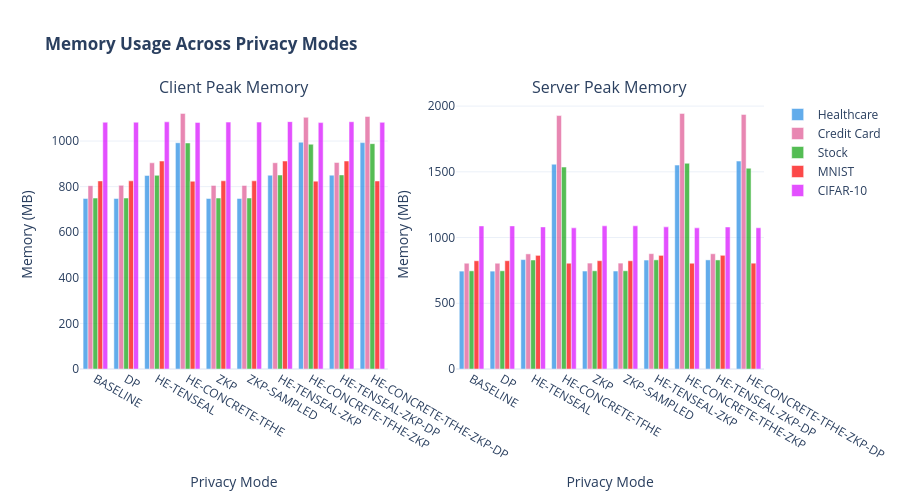

Write notebook code for a chart like this one.
### Markdown cell above
### 5.3 Memory Usage Comparison

### Code cell
# Memory usage comparison -- client vs server for all datasets
n = len(ALL_DATASETS)
if n == 0:
    print("No datasets available.")
else:
    fig = make_subplots(
        rows=1, cols=2,
        subplot_titles=('Client Peak Memory', 'Server Peak Memory')
    )

    palette = px.colors.qualitative.Dark24
    dataset_colors = [palette[i % len(palette)] for i in range(n)]

    for i, (label, df) in enumerate(ALL_DATASETS):
        color = dataset_colors[i]
        fig.add_trace(
            go.Bar(
                x=df['Mode'], y=df['Client Mem Mean (MB)'],
                name=label, marker_color=color, opacity=0.75
            ),
            row=1, col=1
        )
        fig.add_trace(
            go.Bar(
                x=df['Mode'], y=df['Server Mem Mean (MB)'],
                name=label, marker_color=color, opacity=0.75, showlegend=False
            ),
            row=1, col=2
        )

    fig.update_layout(
        title_text='<b>Memory Usage Across Privacy Modes</b>',
        height=500, barmode='group', template='plotly_white'
    )
    fig.update_yaxes(title_text='Memory (MB)', row=1, col=1)
    fig.update_yaxes(title_text='Memory (MB)', row=1, col=2)
    fig.update_xaxes(title_text='Privacy Mode', row=1, col=1)
    fig.update_xaxes(title_text='Privacy Mode', row=1, col=2)
    fig.show()

### Figure 1 — Plotly figure (JSON) as saved in the notebook; plotly's stock layout.template omitted (floating-point values rounded to 4 significant figures)
{"data": [{"marker": {"color": "#2E91E5"}, "name": "Healthcare", "opacity": 0.75, "type": "bar", "x": ["BASELINE", "DP", "HE-TENSEAL", "HE-CONCRETE-TFHE", "ZKP", "ZKP-SAMPLED", "HE-TENSEAL-ZKP", "HE-CONCRETE-TFHE-ZKP", "HE-TENSEAL-ZKP-DP", "HE-CONCRETE-TFHE-ZKP-DP"], "xaxis": "x", "y": [748.0, 748.1, 849.1, 992.6, 747.9, 748.0, 850.2, 995.1, 850.4, 993.1], "yaxis": "y"}, {"marker": {"color": "#2E91E5"}, "name": "Healthcare", "opacity": 0.75, "showlegend": false, "type": "bar", "x": ["BASELINE", "DP", "HE-TENSEAL", "HE-CONCRETE-TFHE", "ZKP", "ZKP-SAMPLED", "HE-TENSEAL-ZKP", "HE-CONCRETE-TFHE-ZKP", "HE-TENSEAL-ZKP-DP", "HE-CONCRETE-TFHE-ZKP-DP"], "xaxis": "x2", "y": [744.8, 744.6, 832.3, 1558.0, 745.3, 745.4, 828.9, 1551.0, 830.1, 1582.0], "yaxis": "y2"}, {"marker": {"color": "#E15F99"}, "name": "Credit Card", "opacity": 0.75, "type": "bar", "x": ["BASELINE", "DP", "HE-TENSEAL", "HE-CONCRETE-TFHE", "ZKP", "ZKP-SAMPLED", "HE-TENSEAL-ZKP", "HE-CONCRETE-TFHE-ZKP", "HE-TENSEAL-ZKP-DP", "HE-CONCRETE-TFHE-ZKP-DP"], "xaxis": "x", "y": [804.1, 805.6, 904.6, 1121.0, 805.5, 805.1, 904.9, 1104.0, 905.9, 1108.0], "yaxis": "y"}, {"marker": {"color": "#E15F99"}, "name": "Credit Card", "opacity": 0.75, "showlegend": false, "type": "bar", "x": ["BASELINE", "DP", "HE-TENSEAL", "HE-CONCRETE-TFHE", "ZKP", "ZKP-SAMPLED", "HE-TENSEAL-ZKP", "HE-CONCRETE-TFHE-ZKP", "HE-TENSEAL-ZKP-DP", "HE-CONCRETE-TFHE-ZKP-DP"], "xaxis": "x2", "y": [804.6, 804.7, 875.8, 1928.0, 805.7, 805.6, 877.5, 1944.0, 876.8, 1937.0], "yaxis": "y2"}, {"marker": {"color": "#1CA71C"}, "name": "Stock", "opacity": 0.75, "type": "bar", "x": ["BASELINE", "DP", "HE-TENSEAL", "HE-CONCRETE-TFHE", "ZKP", "ZKP-SAMPLED", "HE-TENSEAL-ZKP", "HE-CONCRETE-TFHE-ZKP", "HE-TENSEAL-ZKP-DP", "HE-CONCRETE-TFHE-ZKP-DP"], "xaxis": "x", "y": [749.7, 750.0, 849.6, 991.6, 750.0, 750.1, 850.8, 986.0, 851.4, 988.6], "yaxis": "y"}, {"marker": {"color": "#1CA71C"}, "name": "Stock", "opacity": 0.75, "showlegend": false, "type": "bar", "x": ["BASELINE", "DP", "HE-TENSEAL", "HE-CONCRETE-TFHE", "ZKP", "ZKP-SAMPLED", "HE-TENSEAL-ZKP", "HE-CONCRETE-TFHE-ZKP", "HE-TENSEAL-ZKP-DP", "HE-CONCRETE-TFHE-ZKP-DP"], "xaxis": "x2", "y": [746.7, 747.1, 829.2, 1536.0, 747.2, 747.2, 830.2, 1565.0, 829.6, 1528.0], "yaxis": "y2"}, {"marker": {"color": "#FB0D0D"}, "name": "MNIST", "opacity": 0.75, "type": "bar", "x": ["BASELINE", "DP", "HE-TENSEAL", "HE-CONCRETE-TFHE", "ZKP", "ZKP-SAMPLED", "HE-TENSEAL-ZKP", "HE-CONCRETE-TFHE-ZKP", "HE-TENSEAL-ZKP-DP", "HE-CONCRETE-TFHE-ZKP-DP"], "xaxis": "x", "y": [825.1, 825.4, 912.2, 823.6, 825.6, 825.5, 912.3, 824.1, 912.5, 824.8], "yaxis": "y"}, {"marker": {"color": "#FB0D0D"}, "name": "MNIST", "opacity": 0.75, "showlegend": false, "type": "bar", "x": ["BASELINE", "DP", "HE-TENSEAL", "HE-CONCRETE-TFHE", "ZKP", "ZKP-SAMPLED", "HE-TENSEAL-ZKP", "HE-CONCRETE-TFHE-ZKP", "HE-TENSEAL-ZKP-DP", "HE-CONCRETE-TFHE-ZKP-DP"], "xaxis": "x2", "y": [823.5, 823.9, 864.5, 804.7, 824.0, 823.5, 864.4, 804.6, 865.0, 805.1], "yaxis": "y2"}, {"marker": {"color": "#DA16FF"}, "name": "CIFAR-10", "opacity": 0.75, "type": "bar", "x": ["BASELINE", "DP", "HE-TENSEAL", "HE-CONCRETE-TFHE", "ZKP", "ZKP-SAMPLED", "HE-TENSEAL-ZKP", "HE-CONCRETE-TFHE-ZKP", "HE-TENSEAL-ZKP-DP", "HE-CONCRETE-TFHE-ZKP-DP"], "xaxis": "x", "y": [1083.0, 1083.0, 1084.0, 1082.0, 1083.0, 1083.0, 1085.0, 1081.0, 1085.0, 1082.0], "yaxis": "y"}, {"marker": {"color": "#DA16FF"}, "name": "CIFAR-10", "opacity": 0.75, "showlegend": false, "type": "bar", "x": ["BASELINE", "DP", "HE-TENSEAL", "HE-CONCRETE-TFHE", "ZKP", "ZKP-SAMPLED", "HE-TENSEAL-ZKP", "HE-CONCRETE-TFHE-ZKP", "HE-TENSEAL-ZKP-DP", "HE-CONCRETE-TFHE-ZKP-DP"], "xaxis": "x2", "y": [1089.0, 1089.0, 1081.0, 1074.0, 1089.0, 1089.0, 1081.0, 1074.0, 1081.0, 1075.0], "yaxis": "y2"}], "layout": {"annotations": [{"font": {"size": 16}, "showarrow": false, "text": "Client Peak Memory", "x": 0.225, "xanchor": "center", "xref": "paper", "y": 1, "yanchor": "bottom", "yref": "paper"}, {"font": {"size": 16}, "showarrow": false, "text": "Server Peak Memory", "x": 0.775, "xanchor": "center", "xref": "paper", "y": 1, "yanchor": "bottom", "yref": "paper"}], "barmode": "group", "height": 500, "title": {"text": "<b>Memory Usage Across Privacy Modes</b>"}, "xaxis": {"anchor": "y", "domain": [0, 0.45], "title": {"text": "Privacy Mode"}}, "xaxis2": {"anchor": "y2", "domain": [0.55, 1], "title": {"text": "Privacy Mode"}}, "yaxis": {"anchor": "x", "domain": [0, 1], "title": {"text": "Memory (MB)"}}, "yaxis2": {"anchor": "x2", "domain": [0, 1], "title": {"text": "Memory (MB)"}}}}
